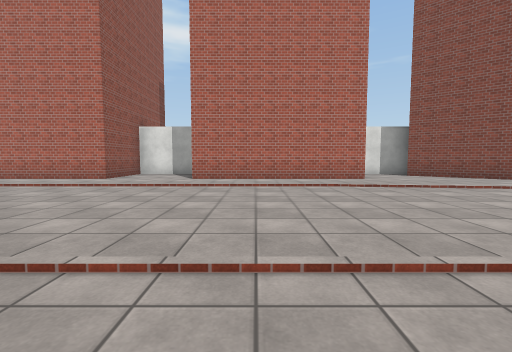
[1] (above)

20 first-person views from a walk through a 3-D level made in the Unity game engine. The camera is 1.2 m above the floor, tilts 4° down and sees 90° across. The floor is counted in squares, 2 m on a side. Each view is taken from the middle of a square. On the plan, view 1 faces up. The plan holds only what a view shows up to about 9 squares ahead; the rest is blank. The place goes on beyond the plan. The player is left out. Surface patterns are stand-ins for the level's own textures.

[2]
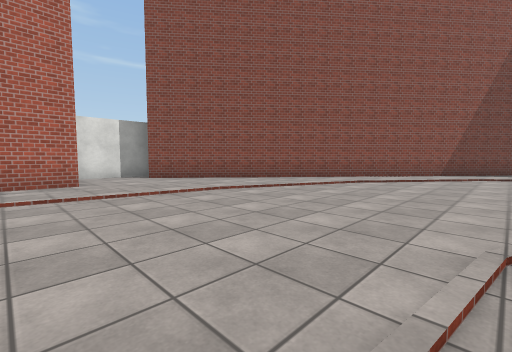

[3]
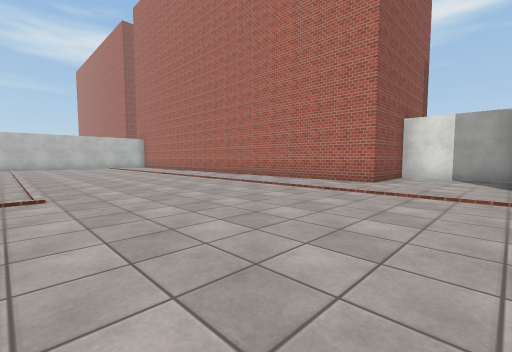

[4]
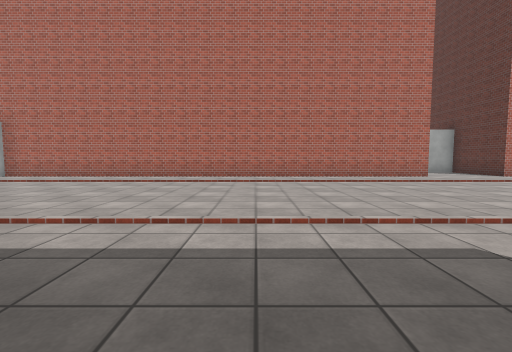

[5]
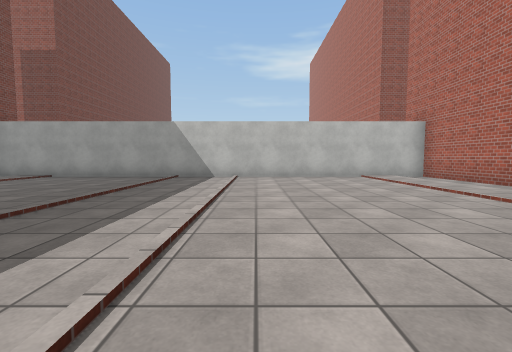

[6]
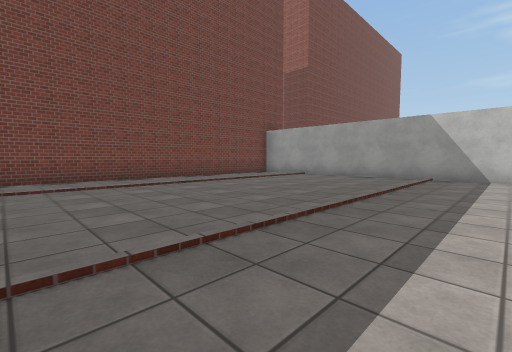

[7]
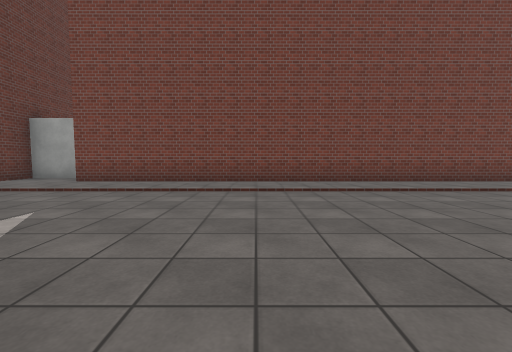

[8]
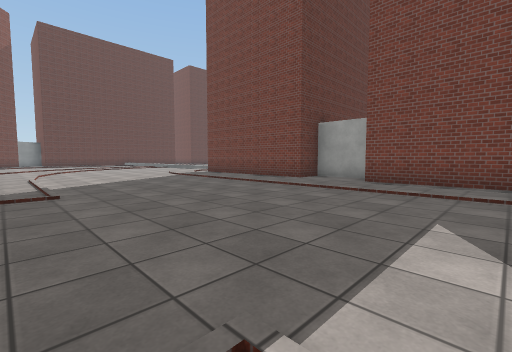

[9]
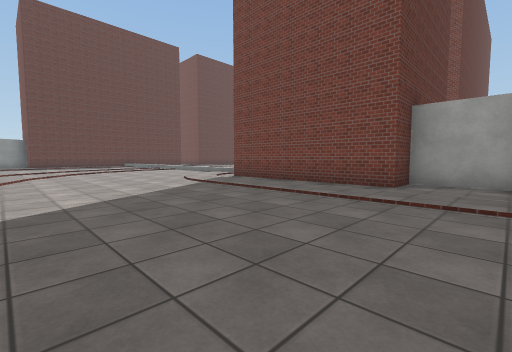

[10]
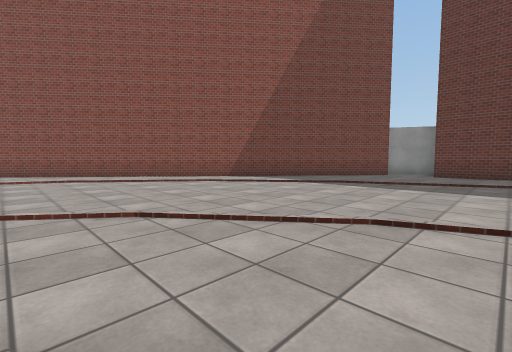

[11]
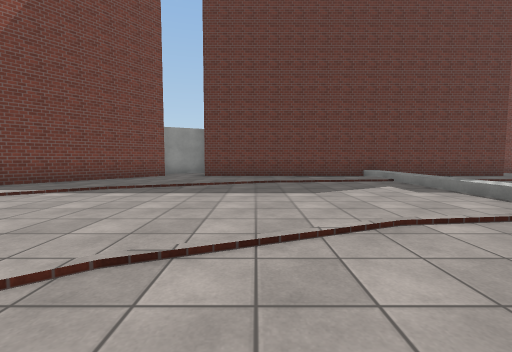

[12]
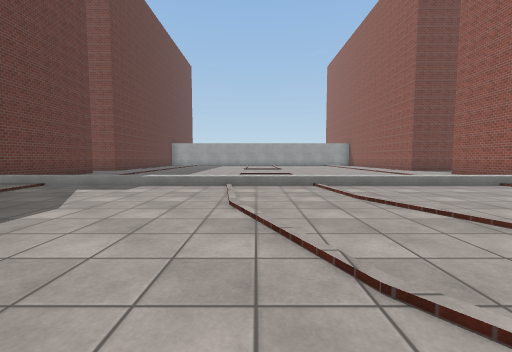

[13]
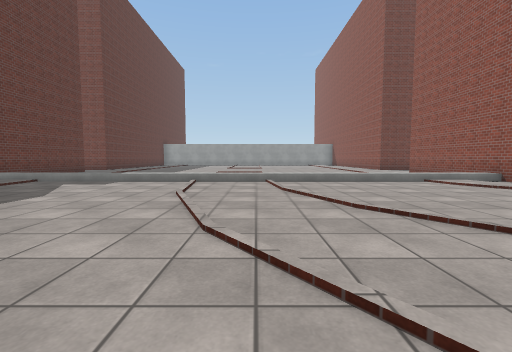

[14]
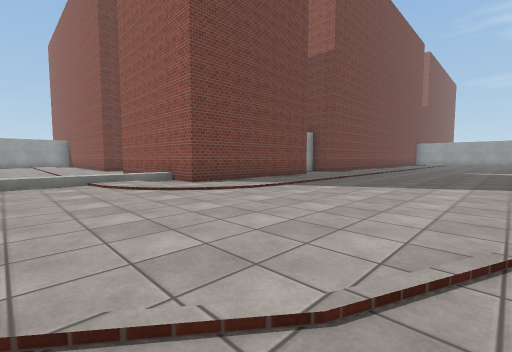

[15]
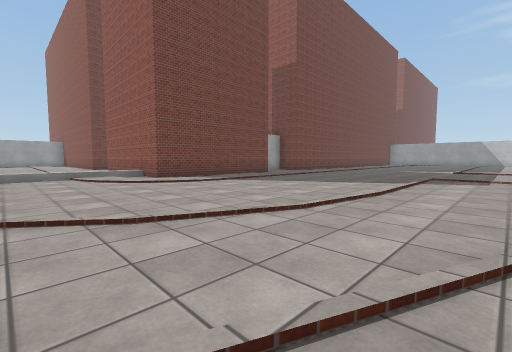

[16]
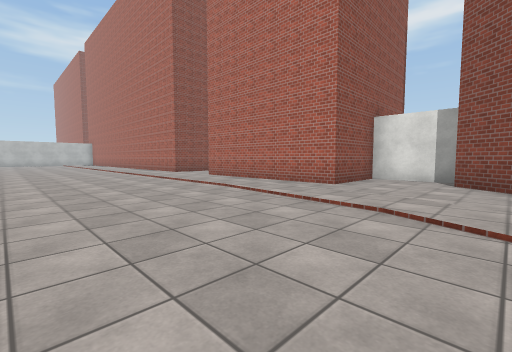

[17]
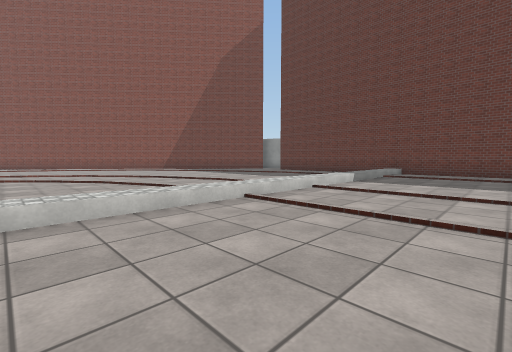

[18]
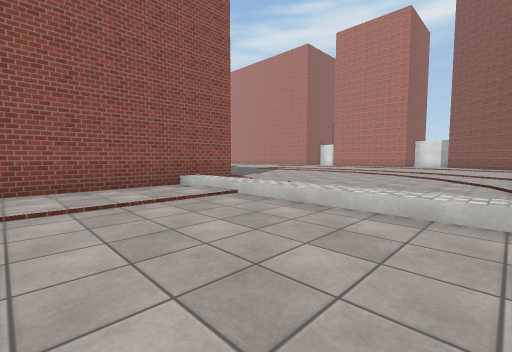

[19]
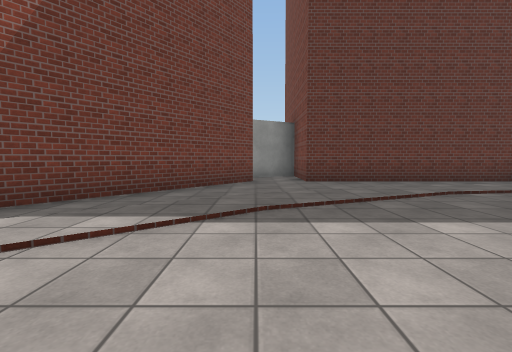

[20]
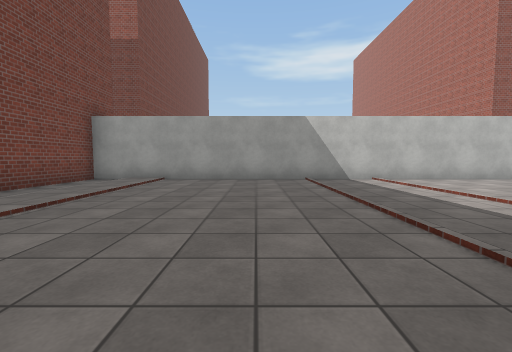

### Floor plan
Points are (right, up) in squares from view 1. A wall is a line through its corners. A room is listed if a view was taken in it or the views show most of it. See-through windows are left out.
Room 1 (views 1, 2, 3, 4, 5, 6, 7, 8, 9, 10, 11, 12, 13, 14, 15, 16, 17, 18, 19, 20)
walls: (-4.1, -7.6) (-2.4, -7.6) (-2.4, -6.6) (2.6, -6.6) (2.6, -11.1); (-1.9, 9.6) (-4.3, 9.6) (-4.3, 7.4) (-18.3, 7.4) (-18.3, -6.6) (-4.2, -6.6); (5.6, 9.6) (3.2, 9.6) (3.2, 7.4) (-1.8, 7.4) (-1.8, 8.1); (16.7, -0.9) (5.1, 8.8); (16.6, -11.5) (16.6, -2.3) (18.6, -2.3) (17.9, -0.9)

Where each view was taken, in squares from view 1:
view 1: 0 up, 0 right, facing up
view 2: 1 up, 2 right, facing up-right
view 3: 1 up, 2 left, facing up-left
view 4: 1 down, 10 left, facing up
view 5: 2 up, 10 left, facing left
view 6: 1 up, 10 left, facing down-left
view 7: 0 up, 9 left, facing down
view 8: 0 up, 7 left, facing down-right
view 9: 1 down, 4 left, facing down-right
view 10: 4 down, 7 right, facing up-right
view 11: 4 down, 8 right, facing right
view 12: 2 down, 10 right, facing down
view 13: 1 down, 9 right, facing down
view 14: 1 down, 6 right, facing down-left
view 15: 1 up, 6 right, facing down-left
view 16: 2 up, 6 right, facing up-left
view 17: 11 down, 6 right, facing up-right
view 18: 11 down, 8 right, facing up-left
view 19: 1 down, 10 right, facing right
view 20: 2 down, 11 left, facing left
